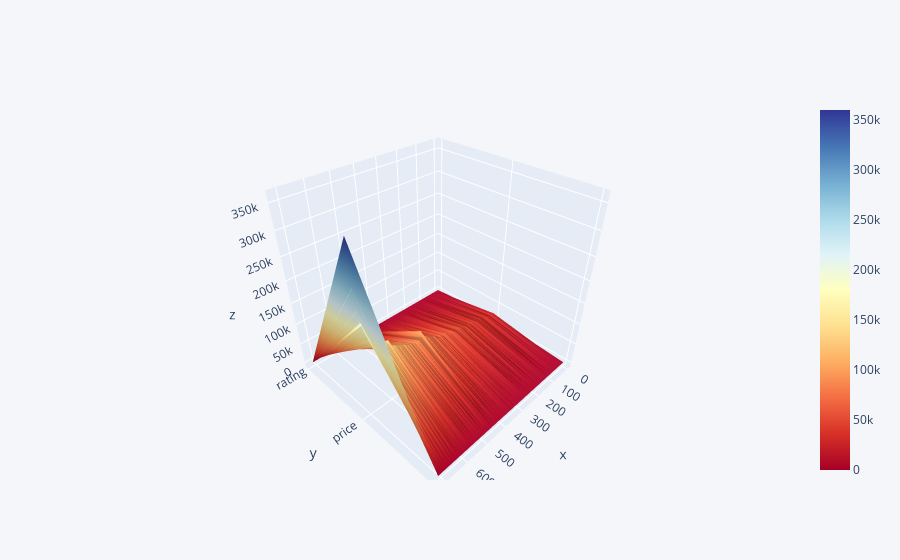

Notebook code cell kept with this figure:
### Code cell
df_new = dns_laptop_df[['rating','price','votes']]
df_new.iplot(kind='surface',colorscale='rdylbu')

### Figure 1 — Plotly figure (JSON) as saved in the notebook; plotly's stock layout.template omitted (floating-point values rounded to 4 significant figures; data arrays with more than 128 entries replaced by an {"elided": "..."} marker saying what was removed)
{"data": [{"colorscale": [[0, "rgb(165,0,38)"], [0.1, "rgb(215,48,39)"], [0.2, "rgb(244,109,67)"], [0.3, "rgb(253,174,97)"], [0.4, "rgb(254,224,144)"], [0.5, "rgb(255,255,191)"], [0.6, "rgb(224,243,248)"], [0.7, "rgb(171,217,233)"], [0.8, "rgb(116,173,209)"], [0.9, "rgb(69,117,180)"], [1, "rgb(49,54,149)"]], "type": "surface", "x": {"elided": "714 int values"}, "y": ["rating", "price", "votes"], "z": {"elided": "3x714 float values"}}], "layout": {"legend": {"bgcolor": "#F5F6F9", "font": {"color": "#4D5663"}}, "paper_bgcolor": "#F5F6F9", "plot_bgcolor": "#F5F6F9", "title": {"font": {"color": "#4D5663"}}, "xaxis": {"gridcolor": "#E1E5ED", "showgrid": true, "tickfont": {"color": "#4D5663"}, "title": {"font": {"color": "#4D5663"}, "text": ""}, "zerolinecolor": "#E1E5ED"}, "yaxis": {"gridcolor": "#E1E5ED", "showgrid": true, "tickfont": {"color": "#4D5663"}, "title": {"font": {"color": "#4D5663"}, "text": ""}, "zerolinecolor": "#E1E5ED"}}}
